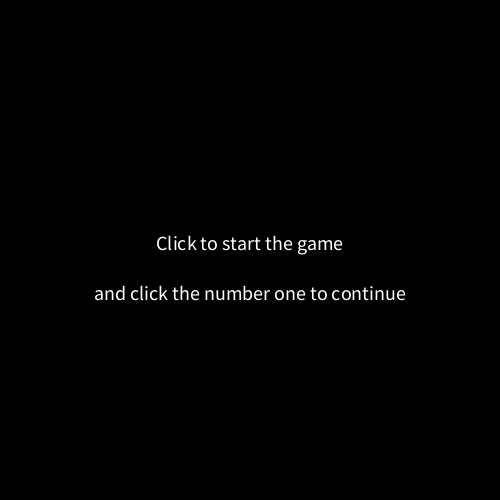
Frame 1 (no input)
Frame 60 (the mouse pressed at the canvas centre just before this capture): identical to frame 1, image omitted
Frame 120 (the mouse held since frame 60 and released just before this capture): identical to frame 1, image omitted

The Processing sketch that drew this single still picture (run headless with seeded random() and noise(); from frame 60 on, the mouse is pressed at the canvas centre):

// Processing sketch: Midterm_Final
// ── Midterm_Final.pde
String state = "pregame";
float [] rec = new float [5];
float recs = rec[0];
float recs1 = rec[1];
float recs2 = rec[2];
float recs3 = rec[3];
float recs4 = rec[4];
float r = 0;
 float g = 0;
float b =0;


void setup (){
  size (500, 500);
  textAlign(CENTER);
  textSize(20);
    rec [0] =  (20);
    recs = rec[0];
    rec [1] = (110);
    recs1 = rec[1];
    rec [2] = (50);
    recs2 = rec[2];
    rec[3] = (200);
    recs3 = rec[3];
    rec[4] = (285);
    recs4 = rec[4];
    
    

}

void draw (){
  if (state== "pregame"){
   pregame(); 
 }else if (state == "game"){
   game(); 
  } else if (state == "gameover"){
   gameover(); 
  }
  println("mouseX :" + mouseX);
  println("mouseY :" + mouseY);
}

void keyPressed()
{
 if (state == "pregame"){
   if (key == '1'){
 state = "game";
   }
 } else if (state == "game"){
 state = "gameover";  
 } else if (state == "gameover"){
  state = "pregame"; 
 }
}

void mousePressed()
{
 if (mouseX > 21 && mouseX < 108 && mouseY > 24 && mouseY < 108)
 {
 fill (100, 40, 200);
  rect (recs, recs, 90, 90);
 } else if (mouseX > 111 && mouseX < 161 && mouseY > 112 && mouseY < 160){
  fill(255, 0, 0);
  rect(recs1, recs1, 50, 50); 
 } else if (mouseX > 141 && mouseX < 171 && mouseY > 52 && mouseY < 78){
  fill(11, 50, 99);
    rect (140, recs2, 30, 30);

 } else if (mouseX> 200 && mouseX < 241 && mouseY > 82 && mouseY < 121){
   float r = random(50);
   float g = random (220);
   float b = random(100);
   fill(r*5, g *5, b *5);
    rect(recs3,80, 40,40);
 } else if (mouseX > 140 && mouseX < 339 && mouseY > 287 && mouseY < 485){
  fill(111, 99, 180);
    rect(140, recs4, 200,200);
 }
}


void pregame(){
  background(0);
  text("Click to start the game",width/2, height/2); 
  text("and click the number one to continue",width/2 , height/2+50);
}

void game(){
 background(255,0,0);
 text("Click the rectangles to fill it in", width/2, height/2);
    rect (recs, recs, 90, 90);
    rect (recs1, recs1, 50, 50);
  rect (140, recs2, 30, 30);
  rect(recs3,80, 40,40);
  rect(140, recs4, 200,200);

} 

void gameover(){
 background (255, 100, 222);
 text("Game over", width/2, height/2);
 text("Click the number one to play again", width/2, height/2+50);
}
